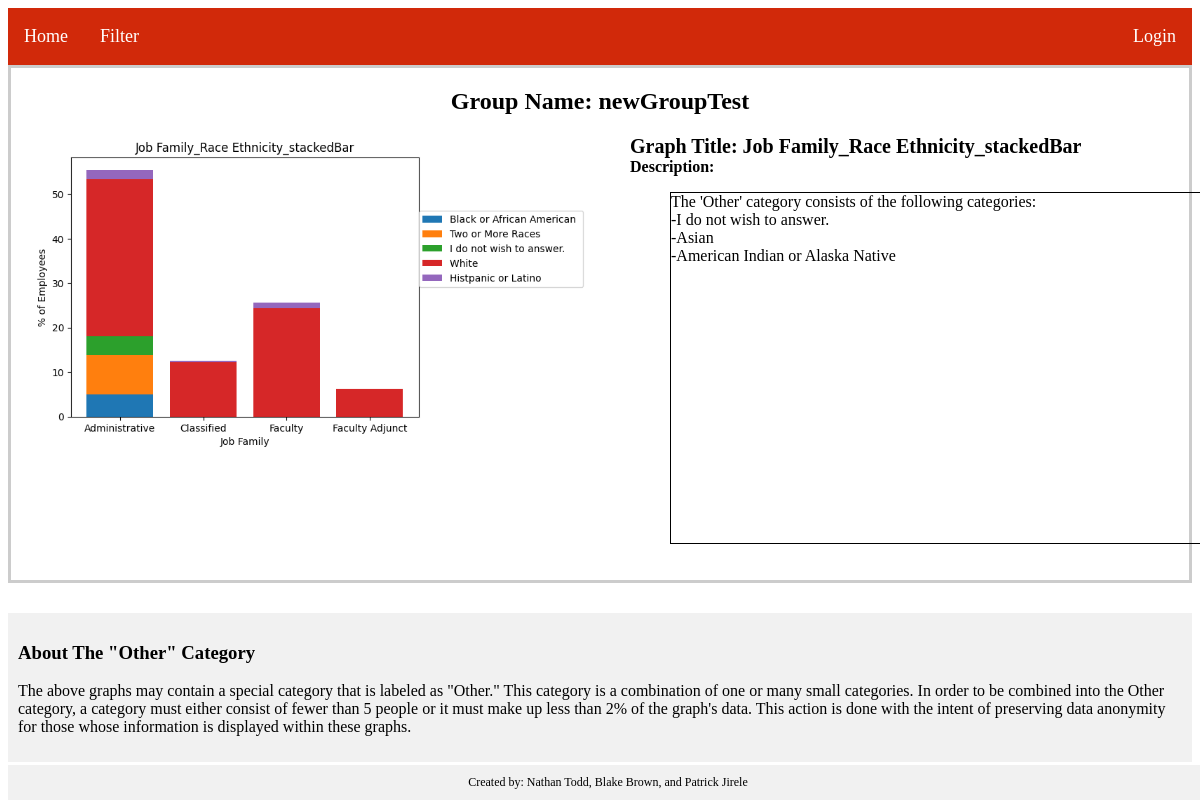
The page / on the database its author committed.
### main.py (models this page shows)
class GraphGroup(db.Model):
    __tablename__ = 'graphgroup'
    id = db.Column(db.Integer, primary_key=True)
    group_name = db.Column(db.String(100))
    currently_displayed = db.Column(db.Boolean, default=False, nullable=False)
    graphs = db.relationship('Graphs', backref='GraphGroup', lazy='dynamic')

class Graphs(db.Model):
    id = db.Column(db.Integer, primary_key=True)
    path = db.Column(db.String(100), nullable=False)
    title = db.Column(db.String(50), nullable=False)
    description = db.Column(db.String(250), nullable=True)
    type = db.Column(db.String(20))
    useQuantity = db.Column(db.Boolean, default=False)
    currently_displayed = db.Column(db.Boolean, default=False, nullable=False)
    group_id = db.Column(db.Integer, db.ForeignKey('graphgroup.id'), nullable=True)

### main.py (the view)
@app.route('/')
def home():
    graphsFromDb = Graphs.query.filter_by(currently_displayed = 1).all()
    graphs_by_group = GraphGroup.query.filter_by(currently_displayed = 1).all()
    return render_template('home.html', graphs=graphsFromDb, graphGroups=graphs_by_group)

### templates/home.html (shortened to what this page needs)
{% extends 'base.html' %}
{% block content %}
<body>
    {% if graphGroups %}
        {% for group in graphGroups %}
        <div class="group-container" data-group-id="{{ group.id }}">
            <h2>Group Name: {{ group.group_name }}</h2>
            {% for graph in group.graphs %}
            <div class="graph-grid">
                <div class="group-graph-container" data-graph-id="{{ graph.id }}">
                    <img src="{{ graph.path }}" class="thumbnail-img">
                    <div class="content-wrapper">
                        <div class="title-container">Graph Title: {{ graph.title }}</div>
                        <div class="description-container"><b>Description:</b>
                            <br>
                            <blockquote class="description-quote">
                                {{ graph.description|safe }}
                            </blockquote>
                        </div>
                    </div>
                </div>
            </div>
            {% endfor %}
        </div>
        {% endfor %}
    {% endif %}
    <div class="other">
        <h3>About The "Other" Category</h3>
        <p>The above graphs may contain a special category that is labeled as "Other." This category is a combination of one or many small categories. In order to be combined into the Other category, a category must either consist of fewer than 5 people or it must make up less than 2% of the graph's data. This action is done with the intent of preserving data anonymity for those whose information is displayed within these graphs.</p>
    </div>
    <div class="footer">
        Created by: Nathan Todd, Blake Brown, and Patrick Jirele
    </div>
</body>
{% endblock %}

### static/style.css (style rules this page uses)
.footer { position: fixed; bottom: 0; width: 100%; background-color: #f1f1f1; text-align: center; padding: 10px 0; font-size: 12px; }

### templates/home.html (style rules this page uses)
.group-container { border: 3px solid #ccc; padding: 20px; margin-bottom: 30px; text-align: center; }
.group-container h2 { font-size: 24px; margin-top: 0; margin-bottom: 20px; }
.graph-grid { display: grid; grid-template-columns: repeat(auto-fit, minmax(300px, 1fr)); grid-gap: 20px; }
.group-graph-container { display: grid; grid-template-columns: 1fr 1fr; grid-gap: 20px; align-items: start; }
.thumbnail-img { max-width: 100%; }
.content-wrapper { flex-grow: 1; margin-left: 20px; text-align: left; }
.title-container { font-weight: bold; font-size: 20px; }
.description-container { max-width: 500px; word-wrap: break-word; white-space: normal; }
.description-quote { width: 550px; height: 350px; border: 1px solid; overflow: scroll; scrollbar-color: gray white; scrollbar-width: thin; word-wrap: break-word; }
.other { background-color: #f1f1f1; font-color: white; padding: 10px }

### rows shown on the page
GraphGroup: group_name "newGroupTest"
Graphs: path (picture), title "Job Family_Race Ethnicity_stackedBar", description "The 'Other' category consists of the following categories: -I do not wish to answer. -Asian -American Indian or Alaska Native"
